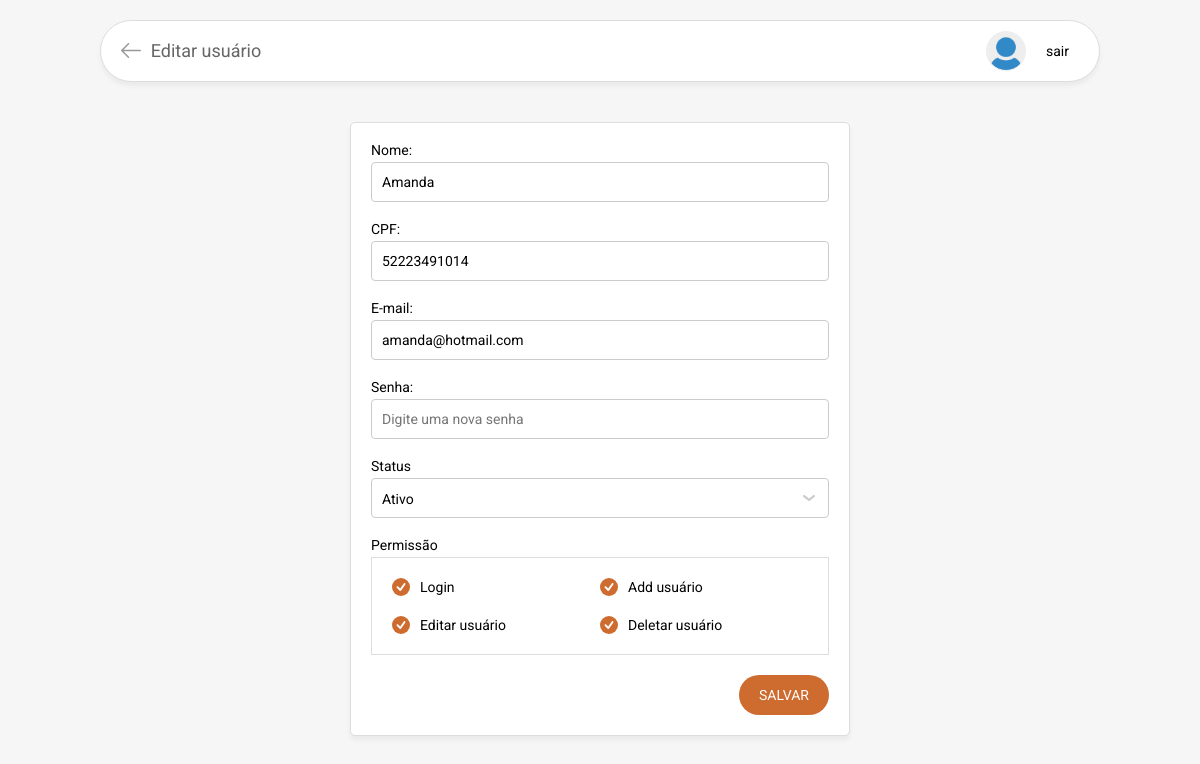
Page /form_edit.php?u=b3402bcb-9411-43d3-90e9-669e698ce071 (signed in) on the committed database.
### tables this page shows
CREATE TABLE `usuario` (
  `id` int(11) NOT NULL,
  `uuid` char(36) NOT NULL,
  `nome` varchar(100) NOT NULL,
  `cpf` bigint(11) UNSIGNED ZEROFILL NOT NULL,
  `email` varchar(100) NOT NULL,
  `senha` text NOT NULL,
  `data_criacao` datetime NOT NULL,
  `data_atualizacao` datetime NOT NULL,
  `status` int(1) NOT NULL
);

### models/listar_usuario.php (called while the page is built, shortened)
<?php
include "conexao_banco.php";
$uuid = $_GET['u'];
    $sql = "SELECT *
   		   FROM usuario
   		   WHERE uuid = :uuid";
	$sql = $pdo->prepare($sql);
	$sql->bindValue(":uuid", $uuid);
	$sql->execute();
     if($sql->rowCount() > 0){
          $usuario = $sql->fetch();
		  $sql = "SELECT permissao
		   		   FROM permissoes
		   		   WHERE id_usuario = :id_usuario";
		  $sql = $pdo->prepare($sql);
		  $sql->bindValue(":id_usuario", $usuario['id']);
		  $sql->execute();
			  if($sql->rowCount() > 0){
	          	$resultado = $sql->fetchAll();
		          	foreach ($resultado as $key => $value) {
		          		$usuario['permissoes'][] = $value['permissao'];
		          	}
	 		  }else{
	 		  	$usuario['permissoes'][] = [];
	 		  }
      }
?>

### form_edit.php (the view, shortened to what this page needs)
<?php
include "models/listar_usuario.php";
?>
<!DOCTYPE html>
<html lang="en">
<head>
    <link rel="stylesheet" href="css/form.css">
</head>
<body>
    <div id="site">
        <header>
            <a class="voltar" href="index.php"><img src="images/voltar.svg"></a>
            <h1 class="total">Editar usuário</h1>
            <figure></figure>
            <a class="sair" href="./models/logout.php">sair</a>
        </header>
        <form method="POST" id="form" action="/crud_usuarios/models/editar_usuario.php" class="cadastro">
            <div class="input">
                <label for="input_nome">Nome:</label>
                <input type="text" id="input_nome" name="nome" placeholder="Digite um nome" value="<?php echo $usuario['nome']; ?>" required="required">
            </div>
            <div class="input">
                <label for="input_cpf">CPF:</label>
                <input type="text" id="input_cpf" name="cpf" placeholder="Digite um CPF" value="<?php echo $usuario['cpf']; ?>" required="required">
            </div>
            <div class="input">
                <label for="input_email">E-mail:</label>
                <input type="text" id="input_email" name="email" placeholder="Digite um e-mail" value="<?php echo $usuario['email']; ?>" required="required">
            </div>
            <div class="input">
                <label for="input_senha">Senha:</label>
                <input type="password" id="input_senha" name="senha" placeholder="Digite uma nova senha">
            </div>
            <div class="select">
                <label for="input_status">Status</label>
                <select name="status" id="input_status" required="required">
                    <option value="1" <?php echo($usuario['status'] == 1?'selected="selected"':'');?>>Ativo</option>
                </select>
                <div class="seta"><img src="images/seta.svg" alt=""></div>
            </div>
            <h2>Permissão</h2>
            <div class="permissao">
                <div class="checkbox">
                    <div class="check"><img src="images/check.svg"></div>
                    <label for="input_permissao_login">Login</label>
                </div>
                <div class="checkbox">
                    <div class="check"><img src="images/check.svg"></div>
                    <label for="input_permissao_usuario_add">Add usuário</label>
                </div>
                <div class="checkbox">
                    <div class="check"><img src="images/check.svg"></div>
                    <label for="input_permissao_usuario_editar">Editar usuário</label>
                </div>
                <div class="checkbox">
                    <div class="check"><img src="images/check.svg"></div>
                    <label for="input_permissao_usuario_deletar">Deletar usuário</label>
                </div>
            </div>
            <button>SALVAR</button>
        </form>
    </div>
</body>
</html>

### css/form.css (style rules this page uses)
form { width: 100%; max-width: 500px; margin-top: 40px; background-color: #FFF; box-shadow: 0 4px 5px rgba(0,0,0,.05); border: 1px solid #DDD; border-radius: 5px; padding: 20px; display: flex; flex-direction: column; align-items: flex-end; }
form .select, form .input { width: 100%; position: relative; margin-bottom: 20px; display: flex; flex-direction: column; }
form .select label, form .input label { font-size: 1.4rem; margin-bottom: 5px; }
form .select .seta { position: absolute; right: 0; bottom: 0; width: 40px; height: 40px; display: flex; align-items: center; justify-content: center; z-index: 2; }
form select, form .input input { width: 100%; height: 40px; position: relative; line-height: 40px; border: 1px solid #CCC; padding: 0 10px; border-radius: 4px; font-size: 1.4rem; z-index: 1; }
form h2 { width: 100%; font-size: 1.4rem; margin-bottom: 5px; }
form .permissao { width: 100%; display: flex; flex-direction: row; flex-wrap: wrap; border: 1px solid #DDD; padding: 20px 20px 0 20px; }
form .permissao .checkbox { width: 50%; position: relative; margin-bottom: 20px; display: flex; flex-direction: row; align-items: center; }
form .permissao .checkbox label { position: relative; padding-left: 10px; display: flex; font-size: 1.4rem; align-items: center; cursor: pointer; }
form .permissao .checkbox .check { width: 18px; height: 18px; background-color: #DDD; border-radius: 20px; display: flex; align-items: center; justify-content: center; }
form .permissao .checkbox .check img { display: none; }
form .permissao .checkbox input:checked ~ .check { background-color: var(--cor); }
form .permissao .checkbox input:checked ~ .check img { display: block; }
form button { height: 40px; line-height: 40px; padding: 0 20px; border-radius: 20px; background-color: var(--cor); color: #FFF; font-size: 1.4rem; margin-top: 20px; }

### css/template.css (style rules this page uses)
body { background-color: #F6F6F6; }
#site { width: 100%; display: flex; flex-direction: column; align-items: center; padding: 0 20px; }
#site > header { width: 100%; max-width: 1000px; margin-top: 20px; background-color: #FFF; border-radius: 40px; box-shadow: 0 4px 5px rgba(0,0,0,.05); border: 1px solid #DDD; display: flex; flex-direction: row; align-items: center; padding: 10px 10px 10px 20px; }
#site > header .voltar { margin-right: 10px; }
#site > header h1 { font-size: 1.8rem; height: 40px; line-height: 40px; color: #666; margin-right: 40px; }
#site > header h1.total { flex-grow: 1; flex-basis: 0%; }
#site > header figure { width: 40px; height: 40px; border-radius: 20px; background: #EEE url(../images/usuario.png) no-repeat center center; background-size: cover; border: 1px solid #EEE; }
#site > header a.sair { font-size: 1.4rem; margin: 0 10px; padding: 5px 10px; border-radius: 20px; }

### rows in the picture
usuario: nome "Amanda", cpf "52223491014", email "amanda@hotmail.com", status "Ativo"
